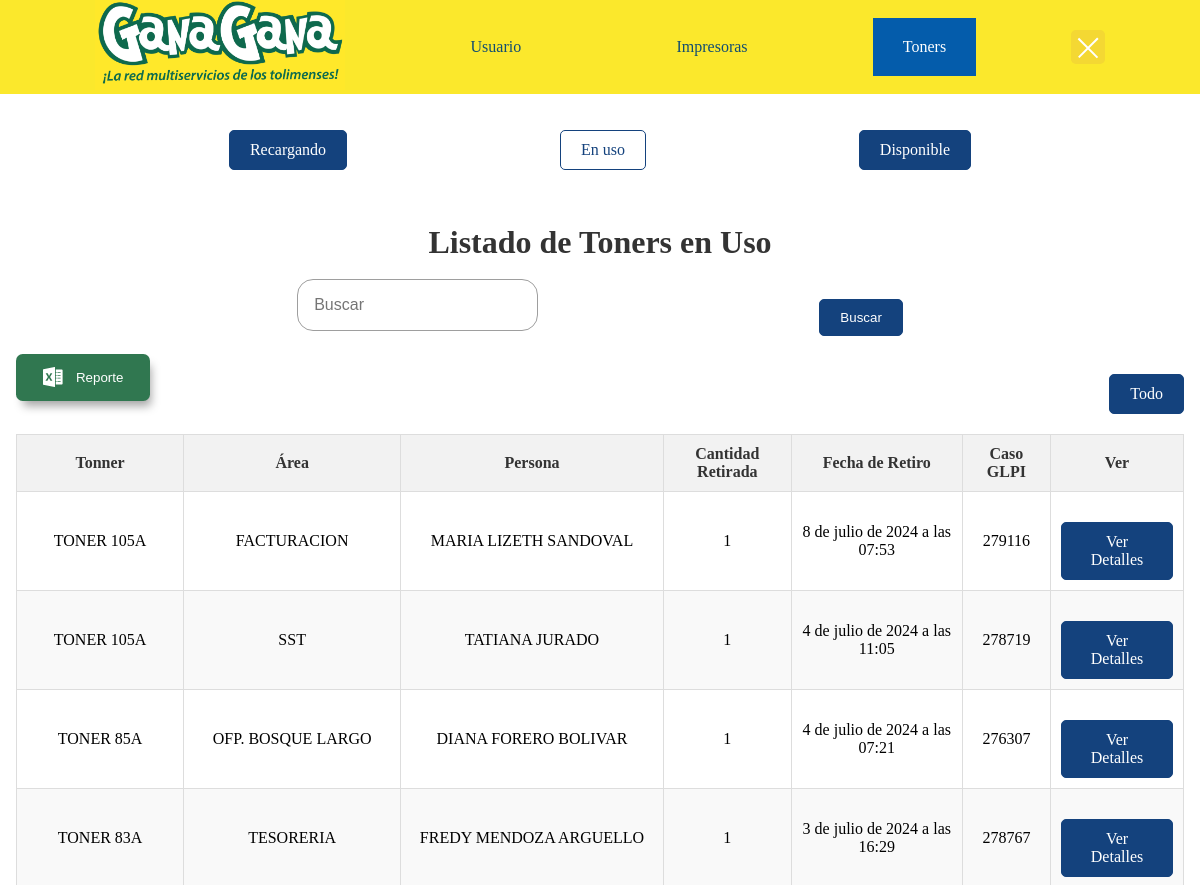
The app's page /V_Toners_R/ (upper part), older data.
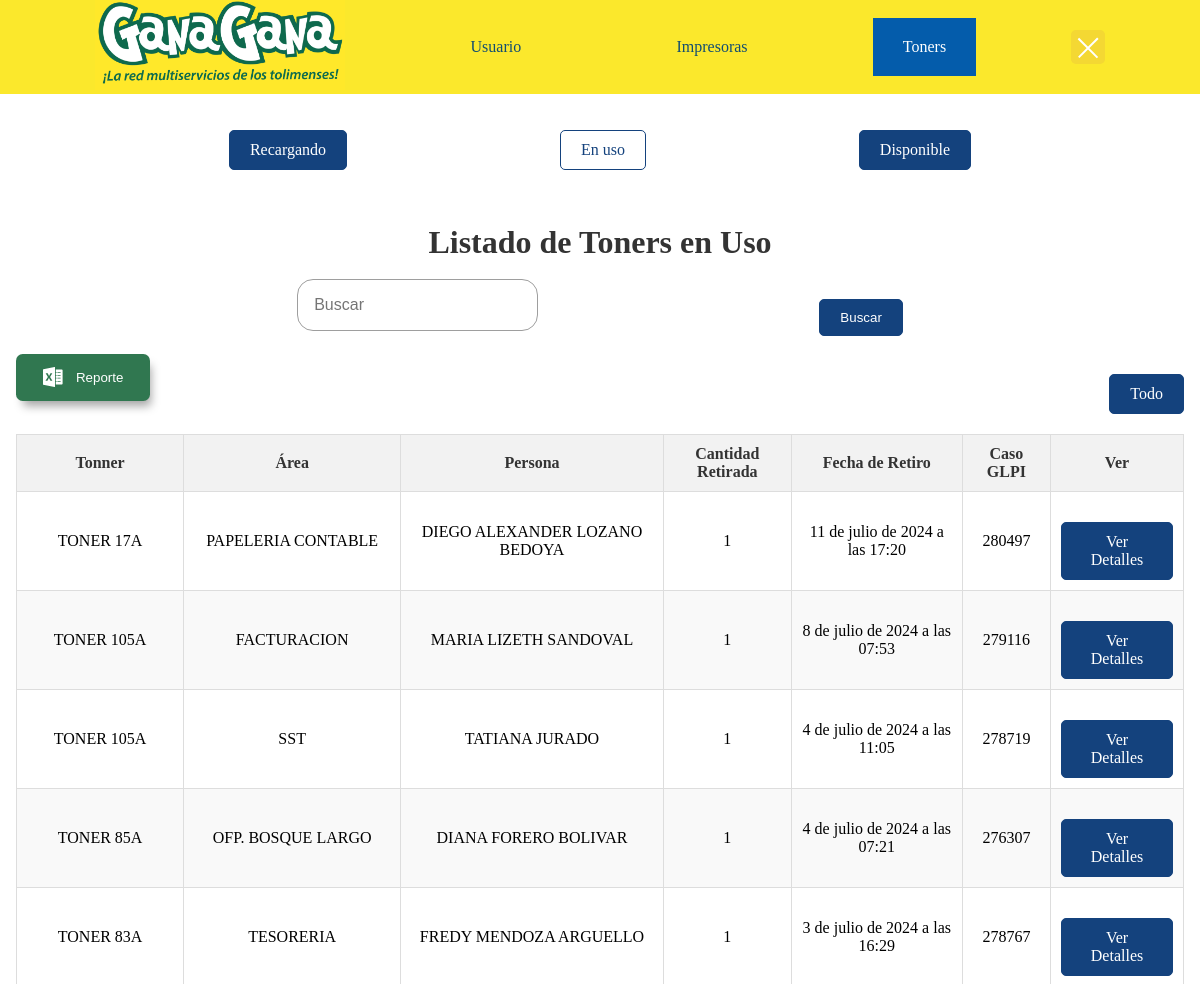
The same page, newer data.
### Datos/models.py (models this page shows, shortened)
class Retiro_Tonner(models.Model):
    r_tonner = models.ForeignKey(Tonner, on_delete=models.SET_NULL, null=True, blank=True)
    r_persona = models.ForeignKey(Persona, on_delete=models.PROTECT, null=False, blank=False)
    cantidad_disponible = models.PositiveIntegerField(default=1)
    cantidad_retirada = models.PositiveIntegerField(default=1)
    caso_GLPI = models.CharField(max_length=100, default='En Espera')
    descripcion = models.TextField(max_length=500, default='Sin descripción')
    fecha_retiro = models.DateTimeField(auto_now_add=True)

class Tonner(models.Model):
    ESTADO_T = [
        ('Disponible', 'Disponible'),
    ]
    nombre = models.CharField(max_length=50)
    cantidad = models.PositiveBigIntegerField()
    Numero_Toner = models.CharField(max_length=20)
    Estado = models.CharField(max_length=10, choices=ESTADO_T, default='Disponible')
    imagen = models.ImageField()
    def __str__(self):
        return f"{self.nombre}"

class Persona(models.Model):
    nombre = models.CharField(max_length=100)
    firma = models.ImageField(upload_to='firmas/')
    area = models.ForeignKey(Area, on_delete=models.SET_NULL, null=True, blank=True)
    def __str__( self ):
        return self.nombre

class Area(models.Model):
    nombre = models.CharField(max_length=50)
    def __str__(self) -> str:
        return self.nombre

### Datos/views.py (the view)
# urls.py: path('V_Toners_R/', views.Buscar_Retiro, name='buscar_retiro'),
def Buscar_Retiro(request):
    query = request.GET.get('q', '')
    retiradas = Retiro_Tonner.objects.all().order_by('-fecha_retiro')
    if query:
        retiradas = retiradas.filter(
            Q(r_persona__area__nombre__icontains=query) |
            Q(r_tonner__nombre__icontains=query) |
            Q(caso_GLPI__icontains=(query))
        )
    return render(request, 'vista/T_Ocupado.html', {'retiradas': retiradas, 'query': query})

### Datos/templates/vista/T_Ocupado.html (shortened to what this page needs)
{% extends 'layouts/base.html' %}
{% block content %}
{% load static %}
{% include 'layouts/Barra_Tonners.html' %}
<br>
<br>
<!DOCTYPE html>
<html lang="es">
<head>
    <link rel="stylesheet" type="text/css" href="{% static 'CSS/ALL.css' %}">
</head>
<body>
    <h1>Listado de Toners en Uso</h1>
    <br>
         <form style="display: flex; justify-content: space-evenly;" method="GET" action="{% url 'buscar_retiro' %}">
             <div class="input-group">
                 <input placeholder="Buscar" required="" type="text" id="q" name="q" value="{{ query }}" class="input" autocomplete="off">
             </div>
             <button type="submit" class="btn">Buscar</button>
         </form>
         <br>
         <center>
             <div style="display: flex; justify-content: space-between;">
                        <a href="{% url 'generar_reporte_excel' %}">
                        <button class="container-btn-file">
                            Reporte
                        </button>
                    </a>
                    <a href="{% url 'buscar_retiro' %}" class="btn">Todo</a>
                </div>
         </center>
    <table border="1">
        <thead>
            <tr>
                <th>Tonner</th>
                <th>Área</th>
                <th>Persona</th>
                <th>Cantidad Retirada</th>
                <th>Fecha de Retiro</th>
                <th>Caso GLPI</th>
                <th>Ver</th>
            </tr>
        </thead>
        <tbody>
            {% for item in retiradas %}
            <tr>
                <td>{{ item.r_tonner }}</td>
                <td>{{ item.r_persona.area }}</td>
                <td>{{ item.r_persona }}</td>
                <td>{{ item.cantidad_retirada }}</td>
                <td>{{ item.fecha_retiro }}</td>
                <td>
                    {% if item.caso_GLPI == '0' %}
                        <span style="color: red;">No</span>
                    {% elif item.caso_GLPI == 'N/A' %}
                        <span style="color: red;">No</span>
                    {% elif item.caso_GLPI == 'En Espera' %}
                        <span style="color: red;">No</span>
                    {% else %}
                        {{ item.caso_GLPI }}
                    {% endif %}
                </td>
                <td>
                    <a href="{% url 'detalle_retiro_toner' item.pk %}" class="btn">Ver Detalles</a>
                </td>
            </tr>
            {% empty %}
            <tr>
                <td colspan="7">No se encontraron resultados</td>
            </tr>
            {% endfor %}
        </tbody>
    </table>
</body>
</html>
{% endblock %}

Row changes from the older to the newer data that the page shows:
added Retiro_Tonner: r_tonner "TONER 17A", r_persona.area "PAPELERIA CONTABLE", r_persona "DIEGO ALEXANDER LOZANO BEDOYA", cantidad_retirada "1", fecha_retiro "11 de julio de 2024 a las 17:20", caso_GLPI "280497"
